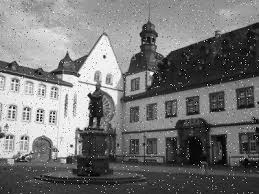
#> input picture Image/noise_house.jpg, 259 x 194 px, found by its file name
$ python Lesson9.py
#> lines starting #> are read from the running program, lines starting #| are printed output that depends on the picture
import numpy as np
import cv2


def MatMul(a, b):
    c = []
    ma = len(a)
    na = len(a[0])
    mb = len(b)
    nb = len(b[0])

    if na == mb:
        for i in range(ma):
            c1 = []
            for j in range(nb):
                x = 0
                for k in range(na):
                    x += a[i][k] * b[k][j]
                c1.append(x)
            c.append(c1)
    return c


A = [[-1, 0, 1], [-2, 0, 2], [-1, 0, 1]]
B = [[-1, -2, 1], [0, 0, 0], [1, 2, 1]]
C = [[0, -1, 0], [-1, 4, -1], [0, -1, 0]]
I = cv2.imread("E:\\C4T\\Image Processing\\Image\\noise_house.jpg")
#> I is the input picture: shape (194, 259, 3); min 0, max 255, mean 117.8
I = cv2.resize(I, (100, 100), cv2.INTER_CUBIC)
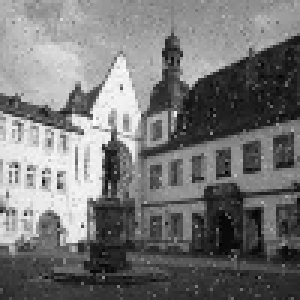
#> I: shape (100, 100, 3) (shown 3 times larger); min 1, max 254, mean 117.5
gray = cv2.cvtColor(I, cv2.COLOR_RGB2GRAY)
[rows, cols] = gray.shape
#> rows = 100; cols = 100
for i in range(1, rows - 1):
    for j in range(1, cols - 1):
        # create mat
        d = []
        for m in range(i - 1, i + 2):
            d1 = []
            for n in range(j - 1, j + 2):
                d1.append(gray[m][n])
            d.append(d1)

        # multiply mat
        newMat = MatMul(C, d)

        # replace mat
        for m in range(i - 1, i + 2):
            for n in range(j - 1, j + 2):
                gray[m][n] = newMat[m - (i - 1)][n - (j - 1)]
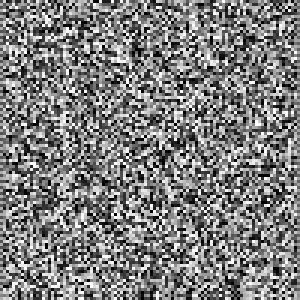
#> gray: shape (100, 100) (shown 3 times larger); min 0, max 254, mean 125.8

cv2.imshow("image", gray)
cv2.waitKey()

$ run again, with Image/noise_salt.jpg copied over Image/noise_house.jpg
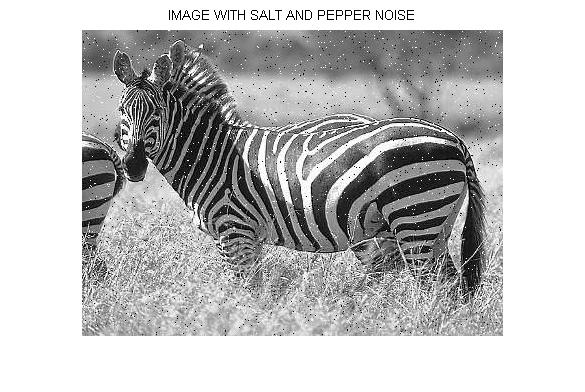
#> input picture Image/noise_salt.jpg, 585 x 392 px, found by its file name
#> I is the input picture: shape (392, 585, 3); min 0, max 255, mean 190
#> `I = cv2.resize(I, (100, 100), cv2.INTER_CUBIC)`:
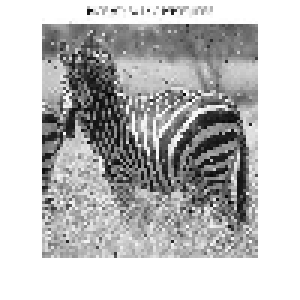
#> I: shape (100, 100, 3) (shown 3 times larger); min 1, max 255, mean 190
#> after the loop `for i in range(1, rows - 1):`:
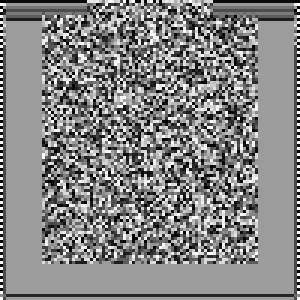
#> gray: shape (100, 100) (shown 3 times larger); min 0, max 255, mean 132.1
